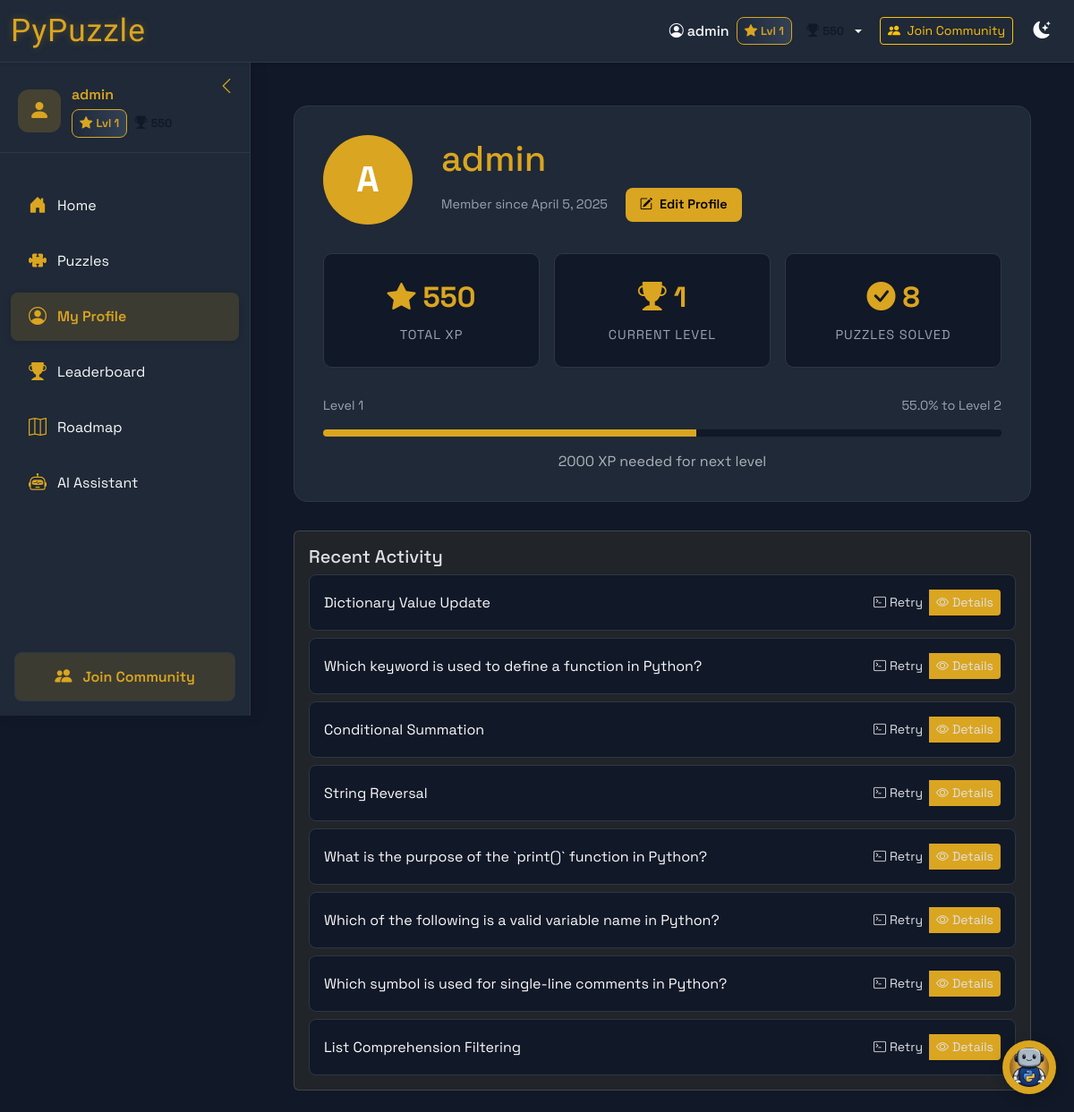
Screenshot of /profile/ (signed in) with the database file from the repository.
### puzzle/models.py (models this page shows, shortened)
class Profile(models.Model):
    user = models.OneToOneField(User, on_delete=models.CASCADE)
    xp = models.IntegerField(default=0)
    level = models.IntegerField(default=1)
    avatar_url = models.URLField(max_length=200, blank=True)
    bio = models.TextField(blank=True, help_text='Tell us about yourself', null=True)
    github_username = models.CharField(max_length=39, blank=True, help_text='Your GitHub username', null=True)
    linkedin_url = models.URLField(blank=True, help_text='Your LinkedIn profile URL', null=True)
    solved_puzzles = models.ManyToManyField('Puzzle', blank=True)

class Submission(models.Model):
    user = models.ForeignKey(User, on_delete=models.CASCADE)
    puzzle = models.ForeignKey(Puzzle, on_delete=models.CASCADE)
    code = models.TextField(null=True, blank=True)
    answer = models.CharField(max_length=500, null=True, blank=True)
    is_correct = models.BooleanField(default=False)
    feedback = models.JSONField(null=True, blank=True)
    submitted_at = models.DateTimeField(auto_now_add=True)
    class Meta:
        unique_together = ['user', 'puzzle']
        ordering = ['-submitted_at']

class Puzzle(models.Model):
    CATEGORIES = [
        ('PY', 'Python'),
        ('AI', 'AI/ML'),
        ('DS', 'Data Science'),
    ]
    LEVEL_CHOICES = [
        ('beginner', 'Beginner'),
        ('intermediate', 'Intermediate'),
        ('expert', 'Expert'),
    ]
    PUZZLE_TYPES = [
        ('MCQ', 'Multiple Choice Question'),
        ('CODE', 'Coding Puzzle'),
    ]
    title = models.CharField(max_length=200)
    description = models.TextField()
    category = models.CharField(max_length=2, choices=CATEGORIES)
    level = models.CharField(max_length=20, choices=LEVEL_CHOICES, default='beginner')
    puzzle_type = models.CharField(max_length=4, choices=PUZZLE_TYPES)
    points = models.IntegerField(default=10)
    test_cases = models.JSONField(default=dict)
    solution = models.TextField()
    expected_output = models.TextField(blank=True, null=True)
    starter_code = models.TextField(blank=True, null=True)
    roadmap_topic = models.ForeignKey(
        RoadmapTopic,
        on_delete=models.SET_NULL,
        null=True,
        blank=True,
        related_name='puzzles'
    )
    topic = models.ForeignKey(Topic, related_name='puzzles', on_delete=models.CASCADE, null=True, blank=True)
    order = models.IntegerField(default=0)
    difficulty = models.IntegerField(default=1)  # 1: Easy, 2: Medium, 3: Hard
    xp_reward = models.IntegerField(default=100)  # Changed from points_reward to xp_reward
    created_at = models.DateTimeField(auto_now_add=True)
    updated_at = models.DateTimeField(auto_now=True)
    is_active = models.BooleanField(default=True)
    class Meta:
        ordering = ['roadmap_topic__order', 'created_at']

### puzzle/views.py (the view)
# urls.py: path('profile/', views.profile, name='profile'),
@login_required
def profile(request):
    user_profile = request.user.profile
    submissions = Submission.objects.filter(user=request.user).order_by('-submitted_at')
    total_xp = user_profile.xp
    puzzles_solved = submissions.filter(is_correct=True).count()
    current_level = user_profile.level
    xp_for_next_level = (current_level + 1) * 1000
    xp_progress = (total_xp % 1000) / 10  # Convert to percentage
    recent_activity = submissions.order_by('-submitted_at')[:10]
    context = {
        'user_profile': user_profile,
        'submissions': submissions,
        'total_xp': total_xp,
        'puzzles_solved': puzzles_solved,
        'current_level': current_level,
        'xp_progress': xp_progress,
        'xp_for_next_level': xp_for_next_level,
        'recent_activity': recent_activity
    }
    return render(request, 'puzzle/profile.html', context)

### puzzle/templates/puzzle/profile.html (shortened to what this page needs)
{% extends 'puzzle/base.html' %}
{% block content %}
<div class="container mt-4">
    <div class="profile-header">
        <div class="profile-info">
            <div class="avatar">
                {{ user.username|make_list|first|upper }}
            </div>
            <div class="user-details">
                <h1>{{ user.username }}</h1>
                <div class="user-meta">
                    <span>Member since {{ user.date_joined|date:"F j, Y" }}</span>
                    <a href="{% url 'puzzle:update_profile' %}" class="edit-profile-btn ms-3">
                        <i class="bi bi-pencil-square"></i>
                        Edit Profile
                    </a>
                </div>
            </div>
        </div>
        <div class="stats-container">
            <div class="stat-card">
                <div class="stat-value">
                    <i class="bi bi-star-fill"></i>
                    {{ total_xp }}
                </div>
                <div class="stat-label">Total XP</div>
            </div>
            <div class="stat-card">
                <div class="stat-value">
                    <i class="bi bi-trophy-fill"></i>
                    {{ current_level }}
                </div>
                <div class="stat-label">Current Level</div>
            </div>
            <div class="stat-card">
                <div class="stat-value">
                    <i class="bi bi-check-circle-fill"></i>
                    {{ puzzles_solved }}
                </div>
                <div class="stat-label">Puzzles Solved</div>
            </div>
        </div>
        <div class="progress-section">
            <div class="progress-labels">
                <span>Level {{ current_level }}</span>
                <span>{{ xp_progress }}% to Level {{ current_level|add:"1" }}</span>
            </div>
            <div class="progress-bar">
                <div class="progress-fill" style="width: {{ xp_progress }}%"></div>
            </div>
            <div class="text-muted text-center mt-2">
                {{ xp_for_next_level }} XP needed for next level
            </div>
        </div>
    </div>
    <div class="row">
        <div class="col-md-12">
            <div class="card">
                <div class="card-body">
                    <h5 class="card-title">Recent Activity</h5>
                    {% if recent_activity %}
                    <div class="solved-list">
                        {% for submission in recent_activity %}
                        <li>
                            <span class="text-muted">{{ submission.puzzle.title }}</span>
                            <div class="btn-group">
                                <a href="{% url 'puzzle:solve' submission.puzzle.id %}" class="btn btn-sm btn-retry">
                                    <i class="bi bi-terminal me-1"></i>Retry
                                </a>
                                <a href="{% url 'puzzle:detail' submission.puzzle.id %}" class="btn btn-sm btn-details">
                                    <i class="bi bi-eye me-1"></i>Details
                                </a>
                            </div>
                        </li>
                        {% endfor %}
                    </div>
                    {% else %}
                    <p class="text-muted">No recent activity. Start solving puzzles!</p>
                    {% endif %}
                </div>
            </div>
        </div>
    </div>
</div>
{% endblock %}

### puzzle/templates/puzzle/base.html (shortened to what this page needs)
{% load static %}
<!DOCTYPE html>
<html lang="en" class="dark">
<head>
    <link href="https://cdn.jsdelivr.net/npm/bootstrap@5.3.2/dist/css/bootstrap.min.css" rel="stylesheet">
    <link rel="stylesheet" href="https://cdn.jsdelivr.net/npm/bootstrap-icons@1.11.1/font/bootstrap-icons.css">
    <link rel="stylesheet" href="https://cdnjs.cloudflare.com/ajax/libs/highlight.js/11.9.0/styles/github-dark.min.css">
    <link rel="stylesheet" href="{% static 'css/style.css' %}">
    <link href="https://unpkg.com/vis-network/dist/dist/vis-network.min.css" rel="stylesheet" type="text/css" />
</head>
<body class="d-flex flex-column min-vh-100">
    <nav class="navbar navbar-expand-lg shadow-sm fixed-top">
        <div class="container-fluid">
            <a class="navbar-brand d-flex align-items-center" href="{% url 'puzzle:index' %}">
                <span>PyPuzzle</span>
            </a>
            <div class="collapse navbar-collapse" id="navbarNav">
                <ul class="navbar-nav ms-auto align-items-center">
                    {% if user.is_authenticated %}
                        <li class="nav-item dropdown">
                            <a class="nav-link dropdown-toggle d-flex align-items-center" href="#" id="userDropdown" role="button"
                               data-bs-toggle="dropdown" aria-expanded="false">
                                <i class="bi bi-person-circle me-1"></i>
                                <span class="me-2">{{ user.username }}</span>
                                <div class="d-flex align-items-center gap-2">
                                    <span class="level-badge">
                                        <i class="bi bi-star-fill"></i>
                                        <span>Lvl {{ user.profile.level|default:"1" }}</span>
                                    </span>
                                    <span class="xp-display">
                                        <i class="bi bi-trophy-fill xp-icon"></i>
                                        <span>{{ user.profile.xp|default:"0" }}</span>
                                    </span>
                                </div>
                            </a>
                        </li>
                    {% endif %}
                    <li class="nav-item ms-2">
                        <a href="https://www.skool.com/coder" target="_blank" class="btn btn-outline-warning btn-sm">
                            <i class="bi bi-people-fill me-1"></i> Join Community
                        </a>
                    </li>
                    <li class="nav-item ms-2">
                        <button class="btn nav-link" id="themeToggle" title="Toggle Theme">
                            <i class="bi bi-moon-stars-fill"></i>
                        </button>
                    </li>
                </ul>
            </div>
        </div>
    </nav>
    {% if user.is_authenticated %}
    <div class="sidebar" id="sidebar">
        <div class="sidebar-toggle-container">
            <button class="sidebar-toggle" id="sidebarToggle" aria-label="Toggle Sidebar">
                <i class="bi bi-chevron-left"></i>
            </button>
        </div>
        <div class="user-info">
            <div class="user-avatar">
                <i class="bi bi-person-fill"></i>
            </div>
            <div class="user-details">
                <div class="user-name">{{ user.username }}</div>
                <div class="d-flex align-items-center mt-1">
                    <span class="level-badge">
                        <i class="bi bi-star-fill"></i>
                        <span>Lvl {{ user.profile.level|default:"1" }}</span>
                    </span>
                    <span class="xp-display">
                        <i class="bi bi-trophy-fill xp-icon"></i>
                        <span>{{ user.profile.xp|default:"0" }}</span>
                    </span>
                </div>
            </div>
        </div>
        <ul class="sidebar-nav">
            <li class="sidebar-item">
                <a href="{% url 'puzzle:index' %}" class="sidebar-link {% if request.resolver_match.url_name == 'index' %}active{% endif %}">
                    <i class="bi bi-house-door-fill sidebar-icon"></i>
                    <span class="sidebar-text">Home</span>
                </a>
            </li>
            <li class="sidebar-item">
                <a href="{% url 'puzzle:puzzles' %}" class="sidebar-link {% if request.resolver_match.url_name == 'puzzles' %}active{% endif %}">
                    <i class="bi bi-puzzle-fill sidebar-icon"></i>
                    <span class="sidebar-text">Puzzles</span>
                </a>
            </li>
            <li class="sidebar-item">
                <a href="{% url 'puzzle:profile' %}" class="sidebar-link {% if request.resolver_match.url_name == 'profile' %}active{% endif %}">
                    <i class="bi bi-person-circle sidebar-icon"></i>
                    <span class="sidebar-text">My Profile</span>
                </a>
            </li>
            <li class="sidebar-item">
                <a href="{% url 'puzzle:leaderboard' %}" class="sidebar-link {% if request.resolver_match.url_name == 'leaderboard' %}active{% endif %}">
                    <i class="bi bi-trophy-fill sidebar-icon"></i>
                    <span class="sidebar-text">Leaderboard</span>
                </a>
            </li>
            <li class="sidebar-item">
                <a href="{% url 'puzzle:roadmap' %}" class="sidebar-link {% if request.resolver_match.url_name == 'roadmap' %}active{% endif %}">
                    <i class="bi bi-map sidebar-icon"></i>
                    <span class="sidebar-text">Roadmap</span>
                </a>
            </li>
            <li class="sidebar-item">
                <a href="{% url 'puzzle:ai_assistant' %}" class="sidebar-link {% if request.resolver_match.url_name == 'ai_assistant' %}active{% endif %}">
                    <i class="bi bi-robot sidebar-icon"></i>
                    <span class="sidebar-text">AI Assistant</span>
                </a>
            </li>
        </ul>
        <a href="https://www.skool.com/coder" target="_blank" class="sidebar-community-link">
            <i class="bi bi-people-fill"></i>
            <span class="sidebar-text">Join Community</span>
        </a>
    </div>
    {% endif %}
    <div class="main-content" id="mainContent" {% if not user.is_authenticated %}style="margin-left: 0 !important;"{% endif %}>
        <div class="container-fluid">
            {% block content %}{% endblock %}
        </div>
    </div>
    <div class="virtual-assistant">
        <div class="chat-trigger" id="chat-trigger">
            <img src="{% static 'images/assistant.jpg' %}" alt="Python Assistant" class="python-chat-logo">
        </div>
    </div>
</body>
</html>

### puzzle/templates/puzzle/profile.html (style rules this page uses)
.profile-header { background: var(--bg-medium); padding: 2rem; border-radius: 15px; border: 1px solid var(--border-color); margin-bottom: 2rem; }
.profile-info { display: flex; align-items: center; gap: 2rem; }
.avatar { width: 100px; height: 100px; border-radius: 50%; background: var(--rpg-gold); display: flex; align-items: center; justify-content: center; font-size: 2.5rem; color: white; font-weight: bold; }
.user-details { flex-grow: 1; }
.user-details h1 { color: var(--rpg-gold); margin-bottom: 0.5rem; }
.user-meta { color: var(--text-muted); font-size: 0.9rem; }
.edit-profile-btn { display: inline-flex; align-items: center; gap: 0.5rem; background: var(--rpg-gold); color: #000; padding: 0.5rem 1rem; border-radius: 8px; text-decoration: none; font-weight: 600; transition: all 0.3s ease; }
.stats-container { display: grid; grid-template-columns: repeat(auto-fit, minmax(200px, 1fr)); gap: 1rem; margin-top: 2rem; }
.stat-card { background: var(--bg-dark); padding: 1.5rem; border-radius: 10px; border: 1px solid var(--border-color); text-align: center; }
.stat-value { font-size: 2rem; font-weight: bold; color: var(--rpg-gold); margin-bottom: 0.5rem; display: flex; align-items: center; justify-content: center; gap: 0.5rem; }
.stat-label { color: var(--text-muted); font-size: 0.9rem; text-transform: uppercase; letter-spacing: 1px; }
.progress-section { margin-top: 2rem; }
.progress-bar { height: 8px; background: var(--bg-dark); border-radius: 4px; overflow: hidden; margin: 1rem 0; }
.progress-fill { height: 100%; background: var(--rpg-gold); width: 0; transition: width 1s ease; }
.progress-labels { display: flex; justify-content: space-between; color: var(--text-muted); font-size: 0.9rem; }
.solved-list { list-style: none; padding: 0; }
.solved-list li { padding: 1rem; background: var(--bg-dark); border: 1px solid var(--border-color); border-radius: 8px; margin-bottom: 0.5rem; display: flex; justify-content: space-between; align-items: center; }
.solved-list li:last-child { margin-bottom: 0; }
.solved-list .text-muted { color: var(--text-light) !important; }
.btn-retry { background: var(--rpg-slate); border: none; }
.btn-details { background: var(--rpg-gold); border: none; }

### rows the page displays
Submission: puzzle "Dictionary Value Update"
Submission: puzzle "Which keyword is used to define a function in Python?"
Submission: puzzle "Conditional Summation"
Submission: puzzle "String Reversal"
Submission: puzzle "What is the purpose of the `print()` function in Python?"
Submission: puzzle "Which of the following is a valid variable name in Python?"
Submission: puzzle "Which symbol is used for single-line comments in Python?"
Submission: puzzle "List Comprehension Filtering"

### other values shown
{{ user.username }} "admin"
{{ user.profile.level|default:"1" }} "1"
{{ user.username|make_list|first|upper }} "A"
{{ user.date_joined|date:"F j, Y" }} "April 5, 2025"
{{ total_xp }} "550"
{{ current_level }} "1"
{{ puzzles_solved }} "8"
{{ xp_progress }} "55.0"
{{ current_level|add:"1" }} "2"
{{ xp_for_next_level }} "2000"
